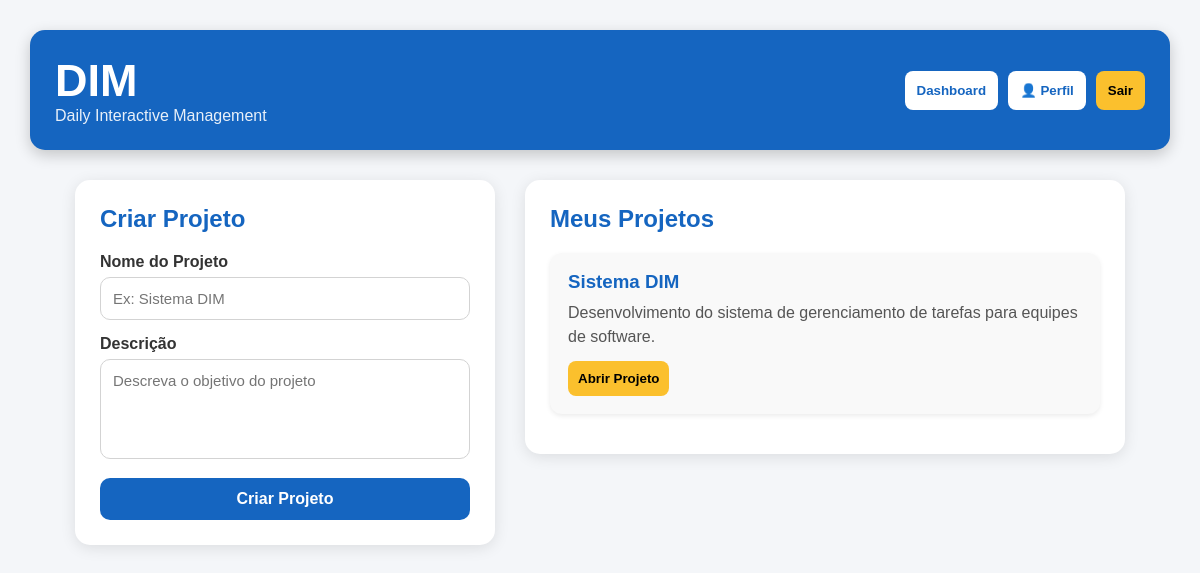
The page /projetos (signed in) on the database its author committed.
### tables this page shows
CREATE TABLE projetos(
        id INTEGER PRIMARY KEY AUTOINCREMENT,
        nome TEXT NOT NULL,
        descricao TEXT,
        gerente_id INTEGER NOT NULL,
        FOREIGN KEY(gerente_id) REFERENCES usuarios(id)
    );

### app.py (the view, shortened to what this page needs)
@app.route("/projetos", methods=["GET", "POST"])
def projetos():
    if "usuario_id" not in session:
        return redirect("/login")
    conexao = get_db()
    cursor = conexao.cursor()
    cursor.execute("""
    CREATE TABLE IF NOT EXISTS projetos(
        id INTEGER PRIMARY KEY AUTOINCREMENT,
        nome TEXT NOT NULL,
        descricao TEXT,
        gerente_id INTEGER NOT NULL
    )
    """)
    cursor.execute("""
    CREATE TABLE IF NOT EXISTS projeto_membros(
        id INTEGER PRIMARY KEY AUTOINCREMENT,
        projeto_id INTEGER NOT NULL,
        usuario_id INTEGER NOT NULL,
        papel TEXT DEFAULT 'Membro'
    )
    """)
    cursor.execute("""
    SELECT DISTINCT
        projetos.id,
        projetos.nome,
        projetos.descricao,
        projetos.gerente_id
    FROM projetos
    LEFT JOIN projeto_membros
    ON projetos.id = projeto_membros.projeto_id
    WHERE projetos.gerente_id=?
    OR projeto_membros.usuario_id=?
    ORDER BY projetos.id DESC
    """, (
        session["usuario_id"],
        session["usuario_id"]
    ))
    projetos = cursor.fetchall()
    conexao.close()
    return render_template(
        "projetos.html",
        projetos=projetos
    )

### app.py (called while the page is built)
def get_db():
    conexao = sqlite3.connect("dim.db")
    return conexao

### templates/projetos.html (shortened to what this page needs)
<!DOCTYPE html>
<html lang="pt-BR">
<head>
</head>
<body>
<div class="topo">
<div class="logo">
<h1>DIM</h1>
<p>Daily Interactive Management</p>
</div>
<div class="botoes-topo">
<a href="/dashboard">
<button class="btn-branco">
Dashboard
</button>
</a>
<a href="/perfil">
<button class="btn-branco">
👤 Perfil
</button>
</a>
<a href="/logout">
<button class="btn-amarelo">
Sair
</button>
</a>
</div>
</div>
<div class="container">
<div class="card-form">
<h2>Criar Projeto</h2>
<form method="POST">
<label>Nome do Projeto</label>
<input
type="text"
name="nome"
placeholder="Ex: Sistema DIM"
required>
<label>Descrição</label>
<textarea
name="descricao"
placeholder="Descreva o objetivo do projeto"></textarea>
<button type="submit">
Criar Projeto
</button>
</form>
</div>
<div class="lista-projetos">
<h2>Meus Projetos</h2>
{% if projetos %}
{% for projeto in projetos %}
<div class="projeto">
<h3>{{ projeto[1] }}</h3>
<p>
{{ projeto[2] if projeto[2] else "Sem descrição cadastrada." }}
</p>
<a href="/selecionar_projeto/{{ projeto[0] }}">
<button>
Abrir Projeto
</button>
</a>
</div>
{% endfor %}
{% else %}
<p class="vazio">
Nenhum projeto cadastrado ainda.
</p>
{% endif %}
</div>
</div>
</body>
</html>

### templates/projetos.html (style rules this page uses)
* { margin:0; padding:0; box-sizing:border-box; font-family:Arial,sans-serif; }
body { background:#f4f6f9; padding:30px; }
.topo { background:#1565C0; color:white; padding:25px; border-radius:15px; display:flex; justify-content:space-between; align-items:center; margin-bottom:30px; box-shadow:0px 5px 15px rgba(0,0,0,0.2); }
.logo h1 { font-size:45px; }
.logo p { font-size:16px; opacity:0.9; }
.botoes-topo { display:flex; gap:10px; }
.botoes-topo a { text-decoration:none; }
.btn-amarelo { background:#FBC02D; color:black; border:none; padding:12px; border-radius:8px; font-weight:bold; cursor:pointer; }
.btn-branco { background:white; color:#1565C0; border:none; padding:12px; border-radius:8px; font-weight:bold; cursor:pointer; }
.container { display:flex; gap:30px; justify-content:center; align-items:flex-start; }
.card-form { background:white; width:420px; padding:25px; border-radius:15px; box-shadow:0px 3px 15px rgba(0,0,0,0.1); }
.card-form h2 { color:#1565C0; margin-bottom:20px; }
.card-form label { display:block; font-weight:bold; margin-bottom:6px; color:#333; }
.card-form input, .card-form textarea { width:100%; padding:12px; border:1px solid lightgray; border-radius:10px; margin-bottom:15px; font-size:15px; }
.card-form textarea { height:100px; resize:none; }
.card-form button { background:#1565C0; color:white; border:none; padding:12px; border-radius:10px; font-weight:bold; cursor:pointer; width:100%; font-size:16px; }
.lista-projetos { background:white; width:600px; padding:25px; border-radius:15px; box-shadow:0px 3px 15px rgba(0,0,0,0.1); }
.lista-projetos h2 { color:#1565C0; margin-bottom:20px; }
.projeto { background:#f9f9f9; padding:18px; border-radius:12px; margin-bottom:15px; box-shadow:0px 2px 5px rgba(0,0,0,0.08); }
.projeto h3 { color:#1565C0; margin-bottom:8px; }
.projeto p { color:#555; margin-bottom:12px; line-height:1.5; }
.projeto a { text-decoration:none; }
.projeto button { background:#FBC02D; color:black; border:none; padding:10px; border-radius:8px; font-weight:bold; cursor:pointer; }

### rows shown on the page
projetos: nome "Sistema DIM", descricao "Desenvolvimento do sistema de gerenciamento de tarefas para equipes de software."
